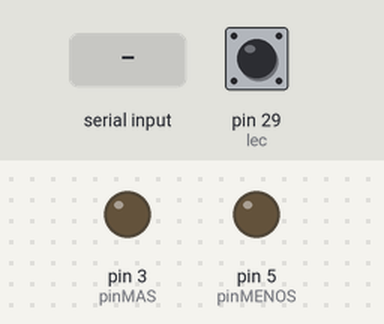
A program run on a simulated Raspberry Pi (header pin numbers). On the bench: output pins drawn as LEDs (lit = HIGH). The inputs (shaded band) are chosen by the test bench; at power-on: pin 29 (lec) HIGH. What the program prints to the terminal is not drawn.

Above: at 1.2 s.
1.3 s: "cw" typed at the terminal, then Enter
At 2.1 s:
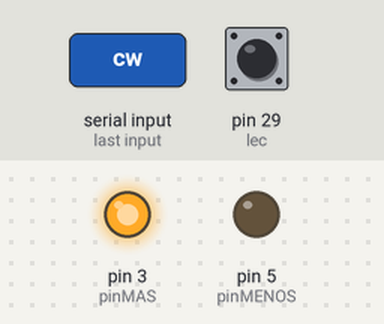
Timing chart, 0 to 4.3 s (numbered marks = the images above; inputs shaded):
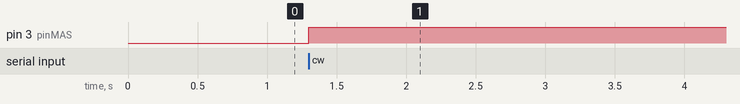

The program:

motor1encoder.py
```python
#from evdev import InputDevice, categorize, ecodes
import RPi.GPIO as GPIO
import time


GPIO.setwarnings(False)

GPIO.setmode(GPIO.BOARD)
pin=29
pinMAS=3
pinMENOS=5

#GPIO.setup(pin,GPIO.IN)
GPIO.setup(pin,GPIO.IN, pull_up_down=GPIO.PUD_UP)

GPIO.setup(pinMAS,GPIO.OUT)
GPIO.setup(pinMENOS,GPIO.OUT)


try:
    GPIO.output(pinMAS,GPIO.LOW)
    GPIO.output(pinMENOS,GPIO.LOW)


    op = str(raw_input("sentido:"))
    #x = int(raw_input("angulo:"))
    #num = (750*x)/310
    if op == "cw":
        GPIO.output(pinMAS,GPIO.HIGH)
        GPIO.output(pinMENOS,GPIO.LOW)
    elif op == "ccw":
        GPIO.output(pinMAS,GPIO.LOW)
        GPIO.output(pinMENOS,GPIO.HIGH)

    k = 0
    #flag = 0
    while (True):

        #flag = flag+1
        lec = GPIO.input(pin)
        if lec == 1:
            k = k+1
            print(k)
            #flag = k
        #time.sleep(0.01)
        '''
        if k >= num:
            print("Llego a su poscion")
            GPIO.output(pinMAS,GPIO.LOW)
            GPIO.output(pinMENOS,GPIO.LOW)
            break
        if flag >= k+100:
            print("Llego a un limite")
            GPIO.output(pinMAS,GPIO.LOW)
            GPIO.output(pinMENOS,GPIO.LOW)
            break
        '''
except KeyboardInterrupt:
    GPIO.cleanup()
```

Measured:
- after the input at 1.3 s, pin 3 (pinMAS): LOW → HIGH at once
